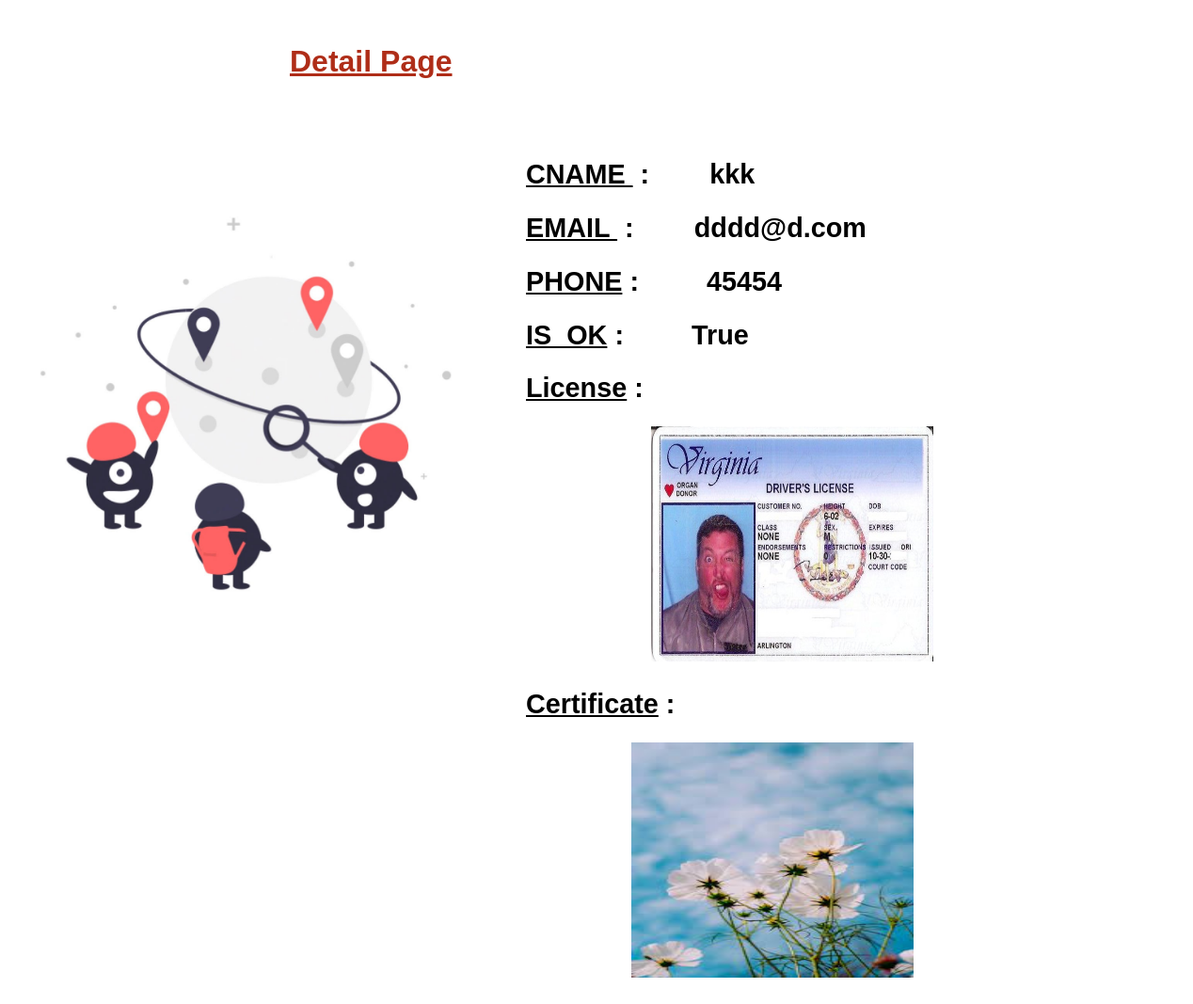
Page /67 on the committed database.
### project/models.py (models this page shows)
class User(AbstractUser):
    is_passenger=models.BooleanField(default=False)
    is_Admin=models.BooleanField(default=False)

class Driver(User):
    companyName=models.CharField(max_length=100,default='')
    phone=models.CharField(max_length=10,default='')
    is_ok= models.BooleanField(default=False)
    License=models.FileField(upload_to='files/', null=True)
    certificate=models.FileField(default=None)
    class Meta:
        db_table = 'Drivers'

class User(AbstractUser):
    is_passenger=models.BooleanField(default=False)
    is_Admin=models.BooleanField(default=False)

### project/views.py (the view)
# urls.py: path('<int:id>', views.details,name='detail'),
def details(request,id):
    user=get_object_or_404(Driver,id=id)
    return render(request,'project/detail.html',{'user':user})

### project/templates/project/detail.html (shortened to what this page needs)
{% load static %}
<!DOCTYPE html>
<html>
    <head>
        <link rel="stylesheet" href="">
    </head>
  <body  style="background-image:url('{% static 'img/unnamed.jpg' %}'); background-repeat: no-repeat; background-size:100%;">
      <br>
    <div>
    <h1 > Detail Page </h1>
  </div>
    <br>
    <table class='content-table'>
<td>
        <pre class="tab"><h2><u>CNAME </u> :        {{user.companyName}}</h2></pre>
        <pre class="tab"><h2><u>EMAIL </u> :        {{user.email}} </h2></pre>
        <pre class="tab"><h2><u>PHONE</u> :         {{user.phone}} </h2></pre>
        <pre class="tab"><h2><u>IS_OK</u> :         {{user.is_ok}} </h2></pre>
        <pre class="tab"><h2><u>License</u> : </h2>                         <img src="{{user.License.url}}" height="250" width="300" ></pre>
        <pre class="tab"><h2><u>Certificate</u> : </h2>                     <img src="{{user.certificate.url}}" height="250" width="300" ></pre>
</td>
    </table>
  </body>
</html>

### project/templates/project/detail.html (style rules this page uses)
* { font-family: sans-serif; }
.tab { tab-size: 4; }
.content-table { border-collapse: collapse; font-size: 1.2em; height: 10px; width: 700px; color : black; overflow: hidden; margin-left:550px; }
div { height: 100px; color: #AF2D18; text-decoration: underline; margin-left:300px; overflow: hidden; }

### rows in the picture
Driver: companyName "kkk", phone "45454", is_ok "True", License (picture), certificate (picture)
User: email "dddd@d.com"
